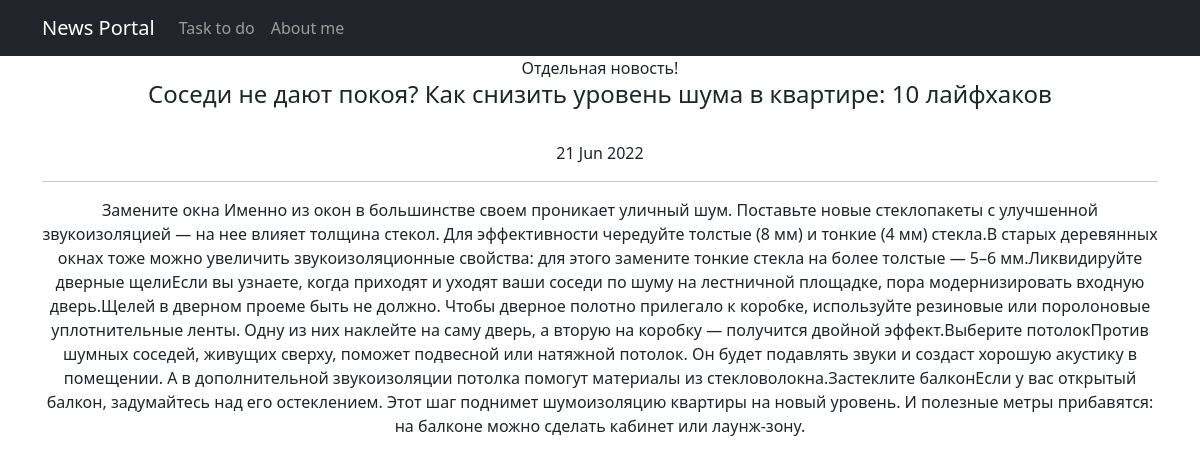
/posts/7, run on the app's committed database.
### NewsPortal/models.py (models this page shows, shortened)
class Post(models.Model):
    author = models.ForeignKey(Author, on_delete=models.CASCADE)    #публикация имеет связь один к многим, поскольку
    NEWS = 'NW'
    ARTICLE = 'AR'
    CATEGORY_CHOICES = (
        (NEWS, 'Новость'),
        (ARTICLE, 'Статья'),
    )
    category_type = models.CharField(max_length=2, choices=CATEGORY_CHOICES, default=ARTICLE)   #поле категории
    datecreation = models.DateTimeField(auto_now_add=True)  #выбираем свойство сохранения автоматического время создания
    postCategory = models.ManyToManyField(Category, through='PostCategory')     #связь многие к многим, поскольку
    title = models.CharField(max_length=128)    #ставим среднее колисетво символов для названия
    text = models.TextField()   #неограниченное количсество символов для самой новости или статьи
    rating = models.SmallIntegerField(default=0)    #рейтинг статьи по умолчанию 0

### NewsPortal/views.py (the view)
# urls.py: path('<int:pk>', PostDetail.as_view(), name='post_detail'),
class PostDetail(DetailView):
    model = Post
    template_name = 'post.html'
    context_object_name = 'post'

### NewsPortal/templatetags/cencor_filter.py (called while the page is built)
@register.filter(name='censor')
def censor(value):
    for word in value.split():
        if word.lower() in CENSOR_LIST:
            x = word.replace(word[1:], '*' * (len(word)-1))
            value = value.replace(word, x)
            return value
    return value

### templates/post.html
{% extends 'flatpages/default.html' %}
{% load cencor_filter %}
{% block title %}
Отдельная новость!
{% endblock title %}
{% block content %}
<h4>{{ post.title}}</h4>
<br>{{ post.datecreation|date:'d M Y' }}</br>
<hr>
{{ post.text|censor }}
{% endblock content %}

### data on the page
Post: title "Соседи не дают покоя? Как снизить уровень шума в квартире: 10 лайфхаков", datecreation "21 Jun 2022", text|censor "Замените окна Именно из окон в большинстве своем проникает уличный шум. Поставьте новые стеклопакеты с улучшенной звукоизоляцией — на нее влияет толщина стекол. Для эффективности чередуйте толстые (8 мм) и тонкие (4 мм) стекла.В старых деревянных окнах тоже можно увеличить звукоизоляционные свойства: для этого замените тонкие стекла на более толстые — 5–6 мм.Ликвидируйте дверные щелиЕсли вы узнаете, когда приходят и уходят ваши соседи по шуму на лестничной площадке, пора модернизировать входную дверь.Щелей в дверном проеме быть не должно. Чтобы дверное полотно прилегало к коробке, используйте резиновые или поролоновые уплотнительные ленты. Одну из них наклейте на саму дверь, а вторую на…"
